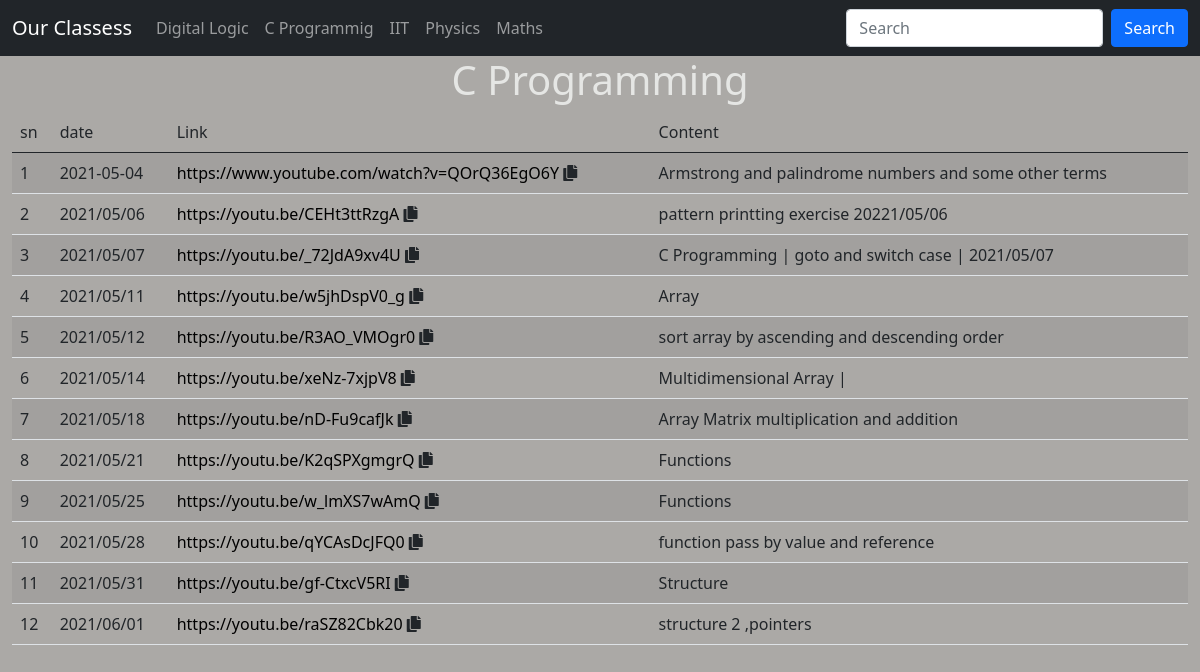
The page /c on the database its author committed.
### recordings/models.py (models this page shows, shortened)
class Record(models.Model):
	subjects = [
		('physics','Physics'),
		('math','Maths'),
		('C','C Programming'),
		('IIT','IIT'),
		('DL','Digital Logic'),
	]
	subject = models.CharField(max_length=50,choices=subjects)
	date = models.CharField(max_length=20,default="")
	link = models.CharField(max_length=500)
	content = models.TextField(max_length=500)

### recordings/views.py (the view)
# urls.py: path('c',views.c,name="C programming"),
def c(requests):
	subjectCode = 2
	if requests.method == 'GET':
		query = requests.GET.get('search','')
		values =  getSubjectValues(subjectCode,query)
	else:
		values = getSubjectValues(subjectCode)
	return render(requests,'subjects.html',values)

### recordings/views.py (called while the page is built)
def getSubjectValues(subjectCode,query=''):
	return {
		'subject':Record.subjects[subjectCode][1],
		'records': Record.objects.filter(subject=Record.subjects[subjectCode][0],
			content__contains=query),
		'searchedTerm':query
	}

### recordings/templates/subjects.html (shortened to what this page needs)
<!doctype html>
<html lang="en">
  <head>
    <link href="https://cdn.jsdelivr.net/npm/bootstrap@5.0.0-beta3/dist/css/bootstrap.min.css" rel="stylesheet">
    <link rel="stylesheet" href="https://use.fontawesome.com/releases/v5.0.13/css/all.css">
  </head>
  <body>
    <nav class="navbar navbar-expand-lg navbar-dark bg-dark">
  <div class="container-fluid">
    <a class="navbar-brand" href="#">Our Classess</a>
    <div class="collapse navbar-collapse" id="navbarSupportedContent">
      <ul class="navbar-nav me-auto mb-2 mb-lg-0">
        <li class="nav-item">
          <a class="nav-link {{dl_active}}" aria-current="page" href="dl">Digital Logic</a>
        </li>
        <li class="nav-item {{c_active}}">
          <a class="nav-link" href="c">C Programmig</a>
        </li>
        <li class="nav-item {{iit_active}}">
          <a class="nav-link" href="iit">IIT</a>
        </li>
        <li class="nav-item {{c_active}}">
          <a class="nav-link" href="physics">Physics</a>
        </li>
        <li class="nav-item {{c_active}}">
          <a class="nav-link" href="maths">Maths</a>
        </li>
      </ul>
      <form class="d-flex" method="get">
        <input class="form-control me-2" type="search" name="search" placeholder="Search" aria-label="Search" value="{{searchedTerm}}">
        <button class="btn btn-primary" type="submit">Search</button>
      </form>
    </div>
  </div>
</nav>
    <h1 class="text-center">{{subject}}</h1>
    <div class="container-fluid">
        <div class="subject-table">
            <table class="table table-striped">
                <thead>
                    <td>sn</td>
                    <td>date</td>
                    <td>Link</td>
                    <td>Content</td>
                </thead>
                {% for record in records %}
                <tr>
                    <td>{{forloop.counter}}</td>
                    <td>{{record.date}}</td>
                    <td><a href="{{record.link}}" target="_blank"><span id="link{{forloop.counter}}">{{record.link}}</span></a> <i class="fas fa-copy" onclick="copy('link{{forloop.counter}}')"></i></td>
                    <td>{{record.content}}</td>
                </tr>
                {% endfor %}
            </table>
        </div>
    </div>
  </body>
</html>

### recordings/templates/subjects.html (style rules this page uses)
body { background-color: rgb(171, 169, 166); color: rgb(229, 230, 228); }
a { text-decoration: none; color:#000; }

### rows shown on the page
Record: date "2021-05-04", link "https://www.youtube.com/watch?v=QOrQ36EgO6Y", content "Armstrong and palindrome numbers and some other terms"
Record: date "2021/05/06", link "https://youtu.be/CEHt3ttRzgA", content "pattern printting exercise 20221/05/06"
Record: date "2021/05/07", link "https://youtu.be/_72JdA9xv4U", content "C Programming | goto and switch case | 2021/05/07"
Record: date "2021/05/11", link "https://youtu.be/w5jhDspV0_g", content "Array"
Record: date "2021/05/12", link "https://youtu.be/R3AO_VMOgr0", content "sort array by ascending and descending order"
Record: date "2021/05/14", link "https://youtu.be/xeNz-7xjpV8", content "Multidimensional Array |"
Record: date "2021/05/18", link "https://youtu.be/nD-Fu9cafJk", content "Array Matrix multiplication and addition"
Record: date "2021/05/21", link "https://youtu.be/K2qSPXgmgrQ", content "Functions"
Record: date "2021/05/25", link "https://youtu.be/w_lmXS7wAmQ", content "Functions"
Record: date "2021/05/28", link "https://youtu.be/qYCAsDcJFQ0", content "function pass by value and reference"
Record: date "2021/05/31", link "https://youtu.be/gf-CtxcV5RI", content "Structure"
Record: date "2021/06/01", link "https://youtu.be/raSZ82Cbk20", content "structure 2 ,pointers"

### other values the page prints
{{ subject }} "C Programming"
